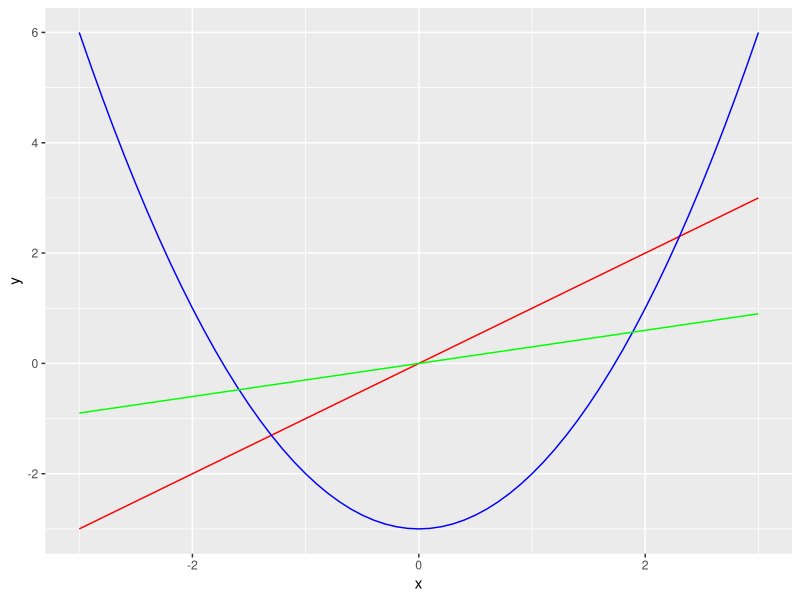

R code for this plot:
library(ggplot2)

slope = 1

x = seq(-3, 3, 0.1)

# print(x)

y = slope * x

y2 =  x**2 + -3

y3 = 0.3 * x

# print(y)

data = data.frame(x = x,y = y, y2 = y2)

# print(head(data))

p = ggplot(data, aes(x = x)) + geom_line(aes(y = y), color = "red") + geom_line(aes(y = y2), color = "blue") + geom_line(aes(y = y3), color = "green")

ggsave("./sample1.png")

# for(angle in seq(0, 180, 10))
# {
#     print(tan(angle))
# }